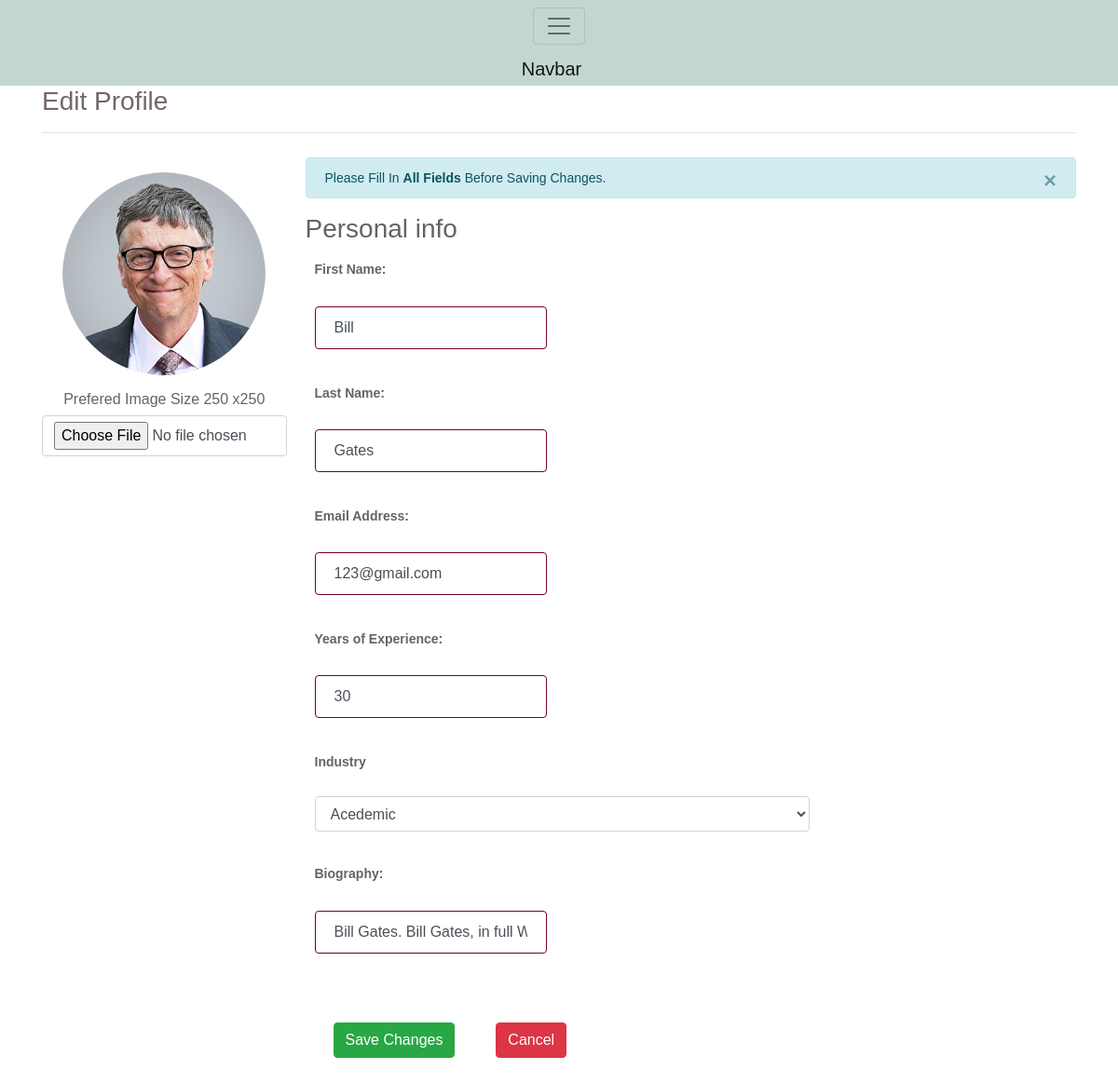
The app's page /old_files/editProfile.php?id=1, older data.
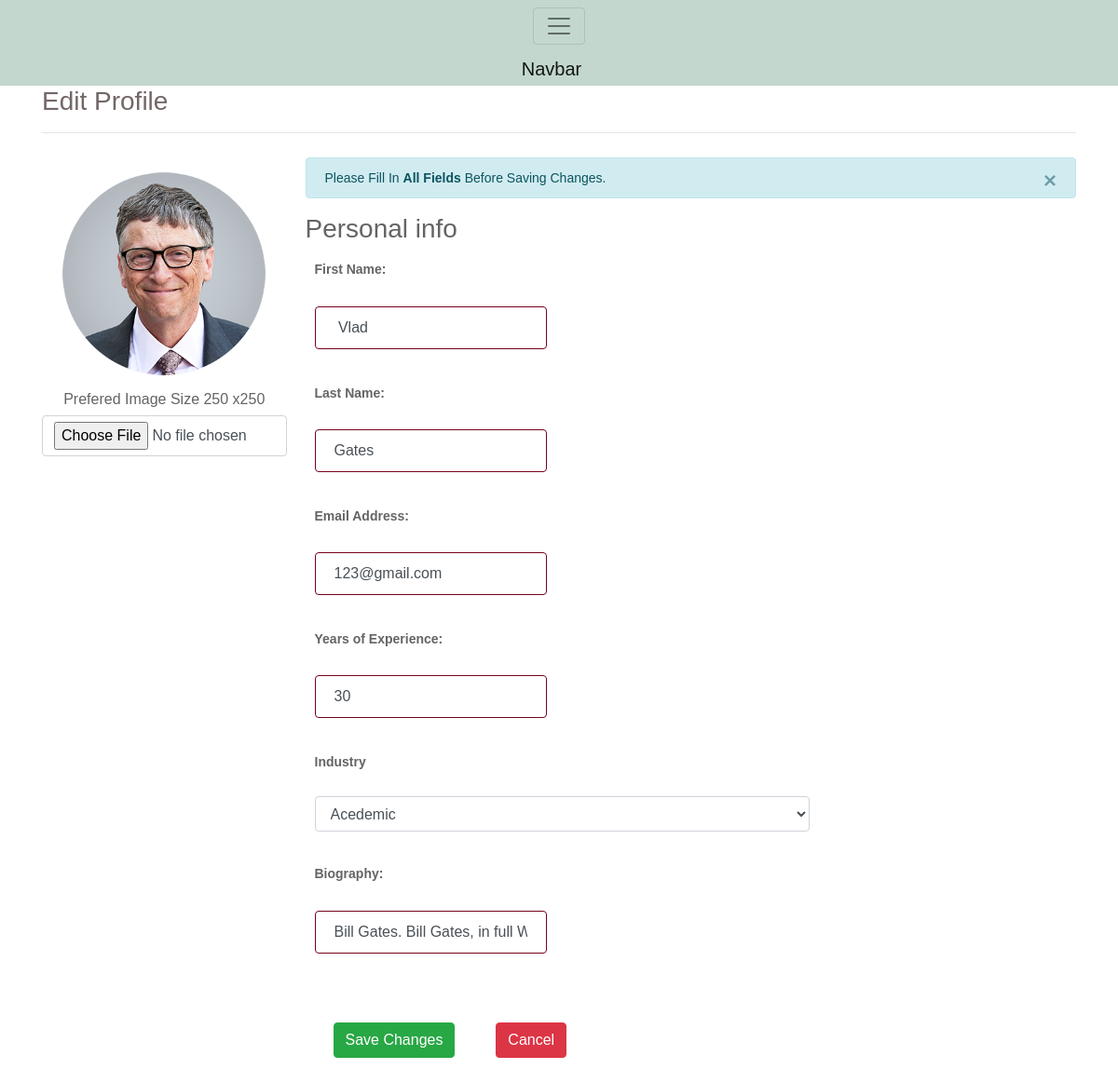
The same page, newer data.
### tables this page shows
CREATE TABLE IF NOT EXISTS `newuser` (
  `id` int(100) NOT NULL AUTO_INCREMENT,
  `first` varchar(128) NOT NULL,
  `last` varchar(128) NOT NULL,
  `uid` varchar(128) NOT NULL,
  `pwd` varchar(1000) NOT NULL,
  `email` varchar(255) NOT NULL,
  `years` int(11) NOT NULL,
  `industry` enum('it','retail','medical','manual labour','academic','accountancy and finance','architecture/design','childcare','drivers','education/training','graduate','hair and beauty','motor industry') DEFAULT NULL,
  `bio` varchar(1000) NOT NULL,
  `userPic` varchar(200) NOT NULL,
  `profile` varchar(200) NOT NULL,
  PRIMARY KEY (`id`)
);

### old_files/editProfile.php (the view, shortened to what this page needs)
<?php
include_once("dbh.php");
?>
<?php
$id = $_GET['id'];
$result = mysqli_query($conn, "SELECT * FROM newuser WHERE id=$id");
while($res = mysqli_fetch_array($result))
{
	$firstName = $res['first'];
	$lastName = $res['last'];
    $email = $res['email'];
    $yearsXP = $res['years'];
	$bio = $res['bio'];
}
?>
<?php
	require_once 'imageUploadConnection.php';
	if(isset($_GET['id']) && !empty($_GET['id']))
	{
		$id = $_GET['id'];
		$stmt_edit = $conn->prepare('SELECT id,first,last,years,industry,bio,userPic FROM newuser WHERE id =:uid');
		$stmt_edit->execute(array(':uid'=>$id));
		$edit_row = $stmt_edit->fetch(PDO::FETCH_ASSOC);
		extract($edit_row);
	}
	else
	{
		header("Location: userprofile.php");
	}
				?>
<head>
	<link rel="stylesheet" href="https://maxcdn.bootstrapcdn.com/bootstrap/4.0.0-alpha.6/css/bootstrap.min.css"
>
	<link href="css/custom.css" rel="stylesheet"/>
</head>
<body>
		<nav class="navbar navbar-toggleable-md navbar-light bg-faded">
  <button class="navbar-toggler navbar-toggler-right" type="button" data-toggle="collapse" data-target="#navbarNavAltMarkup" aria-controls="navbarNavAltMarkup" aria-expanded="false" aria-label="Toggle navigation">
    <span class="navbar-toggler-icon"></span>
  </button>
  <a class="navbar-brand" href="#">Navbar</a>
</nav>
	<form method="post" enctype="multipart/form-data" class="form-horizontal" role="form">
	<div class="container">
    <h1>Edit Profile</h1>
  	<hr>
	<div class="row">
      <div class="col-md-3">
        <div class="text-center">
		<img src="user_images/<?php echo $userPic; ?>" height="250" width="250" class="rounded-circle" alt="avatar" />
          <h6>Prefered Image Size 250 x250</h6>
          <input type="file" name="user_image" class="form-control" accept="image/*">
        </div>
	  </div>
	  <div class="col-md-9 personal-info">
        <div class="alert alert-info alert-dismissable">
          <a class="panel-close close" data-dismiss="alert">×</a>
          Please Fill In <strong>All Fields</strong> Before Saving Changes.
        </div>
		<h3>Personal info</h3>
		<div class="form-group">
            <label class="col-lg-3 control-label">First Name:</label>
            <div class="col-lg-8">
			<input class="form-control" type="text" name="first_name" value="<?php echo $firstName; ?>" required />
            </div>
		</div>
		<div class="form-group">
            <label class="col-lg-3 control-label">Last Name:</label>
            <div class="col-lg-8">
			<input class="form-control" type="text" name="last_name" value="<?php echo $lastName; ?>" required />
            </div>
		</div>
		<div class="form-group">
            <label class="col-lg-3 control-label">Email Address:</label>
            <div class="col-lg-8">
			<input class="form-control" type="text" name="email_Address" value="<?php echo $email; ?>" required />
            </div>
		</div>
		<div class="form-group">
            <label class="col-lg-3 control-label">Years of Experience:</label>
            <div class="col-lg-8">
			<input class="form-control" type="text" name="years_XP" value="<?php echo $yearsXP; ?>" required />
            </div>
		</div>
		<div class="form-group">
            <label class="col-lg-3 control-label">Industry</label>
            <div class="col-lg-8">
              <div class="ui-select">
                <select name="industry_Type" class="form-control">
                  <option value="academic">Acedemic</option>
                </select>
              </div>
            </div>
          </div>
		<div class="form-group">
            <label class="col-lg-3 control-label">Biography:</label>
            <div class="col-lg-8">
			<input class="form-control" type="text" name="biography" value="<?php echo $bio; ?>" required />
            </div>
        </div>
	<div class="form-group">
            <label class="col-md-3 control-label"></label>
            <div class="col-md-8">
			<button type="submit" name="btn_save_updates" class="btn btn-success"> Save Changes</button>
              <button type="submit" name="cancel" class="btn btn-danger">Cancel </button>
            </div>
		  </div>
		  </div>
        </div>
		</div>
</form>
</body>
</html>

Row changes from the older to the newer data that the page shows:
changed newuser "Gates": first_name "Bill" → "Vlad"
